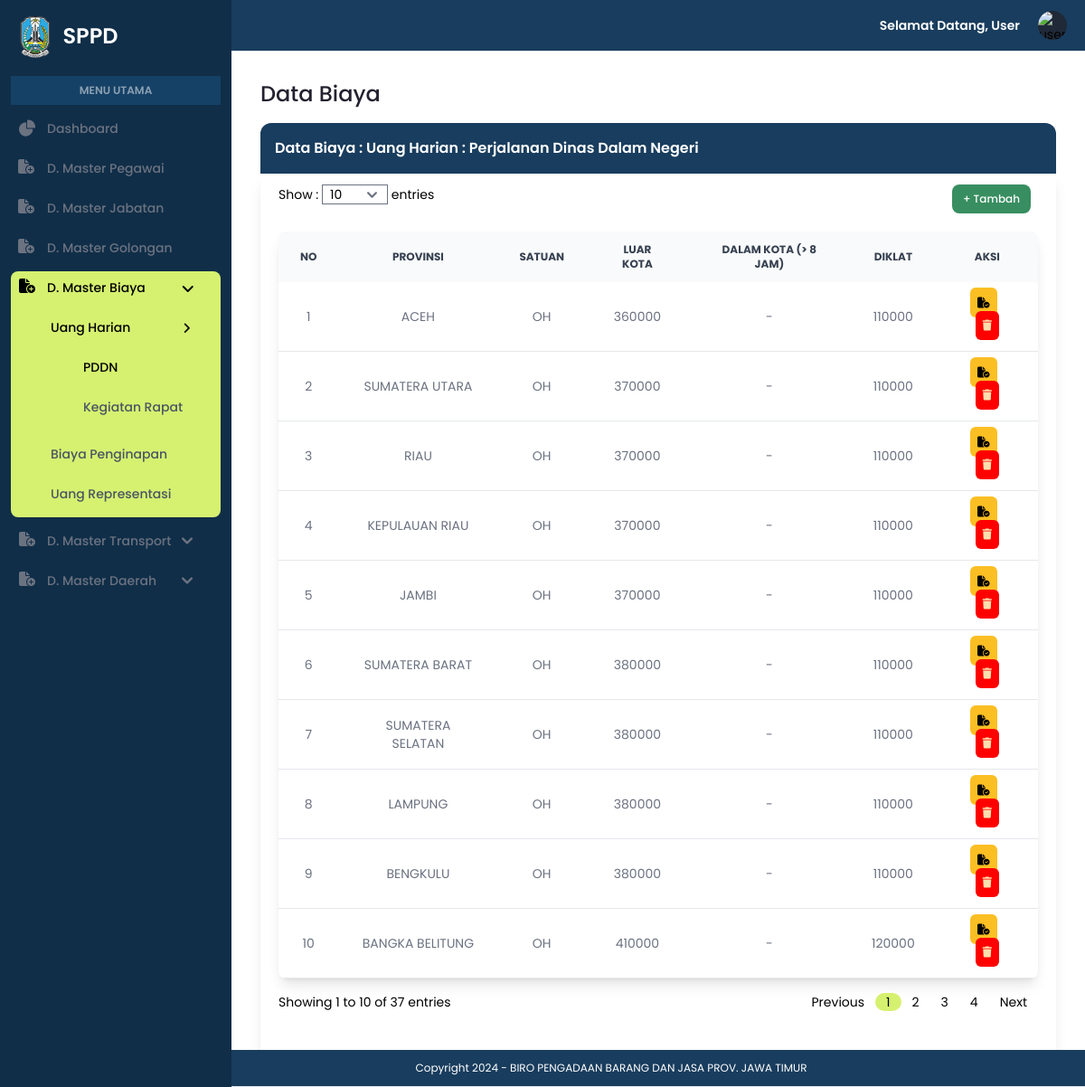
The app's page /admin/data_uhpddn.php with its own data.
### tables this page shows
CREATE TABLE `uh_pddn` (
  `kode_provinsi` varchar(10) NOT NULL,
  `luar_kota` varchar(100) DEFAULT NULL,
  `dalam_kota` varchar(100) DEFAULT NULL,
  `diklat` varchar(100) DEFAULT NULL
);

CREATE TABLE `provinsi` (
  `kode_provinsi` varchar(10) NOT NULL,
  `nama_provinsi` varchar(100) NOT NULL,
  `ibukota_provinsi` varchar(100) NOT NULL
);

### admin/data_uhpddn.php (the view, shortened to what the rows shown need)
<?php
include '../koneksi.php';
?>
<!DOCTYPE html>
<html lang="en">
<head>
    <link rel="stylesheet" href="../assets/css/style.css">
    <link rel="stylesheet" href="https://cdnjs.cloudflare.com/ajax/libs/font-awesome/6.5.1/css/all.min.css" />
    <link href="https://cdnjs.cloudflare.com/ajax/libs/flowbite/2.3.0/flowbite.min.css" rel="stylesheet" />
    <script src="https://cdn.tailwindcss.com"></script>
</head>
<body>
    <section id="sidebar">
        <?php
        $batas = isset($_GET['batas']) ? (int)$_GET['batas'] : 10;
        $halaman = isset($_GET['halaman']) ? (int)$_GET['halaman'] : 1;
        $halaman_awal = ($halaman > 1) ? ($halaman * $batas) - $batas : 0;
        ?>
        <div class="p-4 sm:ml-64">
            <div class="p-4 mt-14">
                <h1 class="text-[#23212F] font-medium text-2xl">Data Biaya</h1>
                <div class="border-solid">
                    <div class="bg-[#193D5E] rounded-t-xl mt-4 p-4">
                        <h1 class="text-white text-md font-semibold">Data Biaya : Uang Harian : Perjalanan Dinas Dalam Negeri</h1>
                    </div>
                    <div class="shadow-lg px-5 py-3">
                        <div class="overflow-x-auto shadow-lg sm:rounded-lg mt-3">
                            <table class="w-full text-sm text-left rtl:text-right text-gray-500">
                                <thead class="text-xs text-gray-700 uppercase bg-gray-50 text-center">
                                    <tr>
                                        <th scope="col" class="px-6 py-3">
                                            No
                                        </th>
                                        <th scope="col" class="px-6 py-3">
                                            Provinsi
                                        </th>
                                        <th scope="col" class="px-6 py-3">
                                            Satuan
                                        </th>
                                        <th scope="col" class="px-6 py-3">
                                            Luar Kota
                                        </th>
                                        <th scope="col" class="px-6 py-3">
                                            Dalam Kota (> 8 Jam)
                                        </th>
                                        <th scope="col" class="px-6 py-3">
                                            Diklat
                                        </th>
                                        <th scope="col" class="px-6 py-3">
                                            Aksi
                                        </th>
                                    </tr>
                                </thead>
                                <tbody>
                                    <?php
                                    $query = "SELECT uh_pddn.kode_provinsi, provinsi.nama_provinsi, uh_pddn.luar_kota, uh_pddn.dalam_kota, uh_pddn.diklat
                                            FROM uh_pddn
                                            JOIN provinsi ON uh_pddn.kode_provinsi = provinsi.kode_provinsi
                                            LIMIT $halaman_awal, $batas";
                                    $result = $koneksi->query($query);
                                    if ($result) {
                                        if ($result->num_rows > 0) {
                                            $nomor = $halaman_awal + 1;
                                            while ($row = $result->fetch_assoc()) {
                                                echo "<tr class='bg-white border-b hover:bg-gray-50'>";
                                                echo "<td class='px-6 py-3 text-center'>" . $nomor++ . "</td>";
                                                echo "<td class='px-6 py-3 text-center'>" . $row['nama_provinsi'] . "</td>";
                                                echo "<td class='px-6 py-3 text-center'>OH</td>";
                                                echo "<td class='px-6 py-3 text-center'>" . $row['luar_kota'] . "</td>";
                                                echo "<td class='px-6 py-3 text-center'>" . $row['dalam_kota'] . "</td>";
                                                echo "<td class='px-6 py-3 text-center'>" . $row['diklat'] . "</td>";
                                                echo "<td class='px-6 py-3 text-center'>
                                                <a href='edit_dtuhpddn.php?edit=" . $row['kode_provinsi'] . "' class='font-medium bg-amber-400 hover:bg-amber-500 text-black p-2 rounded-md text-xs mr-2 text-center'>
                                                    <i class='fa-solid fa-file-circle-check'></i>
                                                </a>
                                                <a href='proses_delete_dtuhpddn.php?delete=" . $row['kode_provinsi'] . "' onclick='return confirmDelete()' type='button' class='font-medium bg-[#ff0000] hover:bg-red-800 text-[#ffdead] p-2 rounded-md text-xs text-center'>
                                                    <i class='fa-solid fa-trash'></i>
                                                </a>
                                            </td>";
                                                echo "</tr>";
                                            }
                                        } else {
                                            echo "<tr><td colspan='7' class='text-center p-2'>Tidak ada data</td></tr>";
                                        }
                                    } else {
                                        echo "<tr><td colspan='7' class='text-center'>Error: " . $koneksi->error . "</td></tr>";
                                    }
                                    ?>
                                </tbody>
                            </table>
                        </div>
                    </div>
                </div>
            </div>
        </div>
    </section>
    <section id="footer">
        <?php include "../footer.php"; ?>
    </section>
</body>
</html>

### records on screen
uh_pddn: kode_provinsi.nama_provinsi "ACEH", luar_kota "360000", dalam_kota "-", diklat "110000"
uh_pddn: kode_provinsi.nama_provinsi "SUMATERA UTARA", luar_kota "370000", dalam_kota "-", diklat "110000"
uh_pddn: kode_provinsi.nama_provinsi "RIAU", luar_kota "370000", dalam_kota "-", diklat "110000"
uh_pddn: kode_provinsi.nama_provinsi "KEPULAUAN RIAU", luar_kota "370000", dalam_kota "-", diklat "110000"
uh_pddn: kode_provinsi.nama_provinsi "JAMBI", luar_kota "370000", dalam_kota "-", diklat "110000"
uh_pddn: kode_provinsi.nama_provinsi "SUMATERA BARAT", luar_kota "380000", dalam_kota "-", diklat "110000"
uh_pddn: kode_provinsi.nama_provinsi "SUMATERA SELATAN", luar_kota "380000", dalam_kota "-", diklat "110000"
uh_pddn: kode_provinsi.nama_provinsi "LAMPUNG", luar_kota "380000", dalam_kota "-", diklat "110000"
uh_pddn: kode_provinsi.nama_provinsi "BENGKULU", luar_kota "380000", dalam_kota "-", diklat "110000"
uh_pddn: kode_provinsi.nama_provinsi "BANGKA BELITUNG", luar_kota "410000", dalam_kota "-", diklat "120000"

### other values on screen
$start_entry "1"
$end_entry "10"
$total_entries "37"
